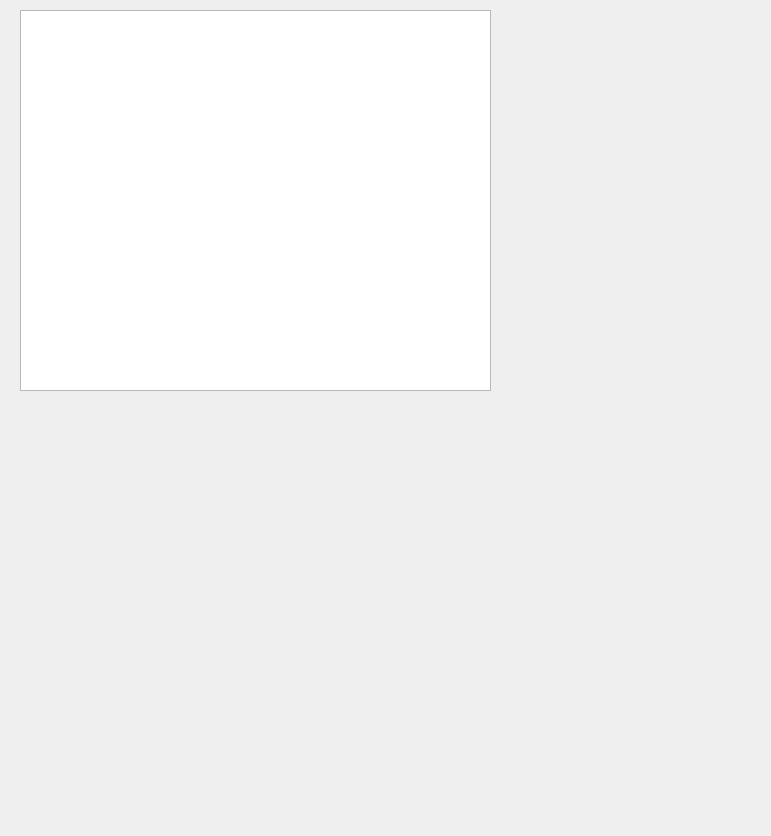
<?xml version="1.0" encoding="UTF-8"?>
<ui version="4.0">
 <class>Form</class>
 <widget class="QWidget" name="Form">
  <property name="geometry">
   <rect>
    <x>0</x>
    <y>0</y>
    <width>771</width>
    <height>836</height>
   </rect>
  </property>
  <property name="windowTitle">
   <string>Form</string>
  </property>
  <widget class="QTextEdit" name="content_text">
   <property name="geometry">
    <rect>
     <x>20</x>
     <y>10</y>
     <width>471</width>
     <height>381</height>
    </rect>
   </property>
  </widget>
 </widget>
 <resources/>
 <connections/>
</ui>
